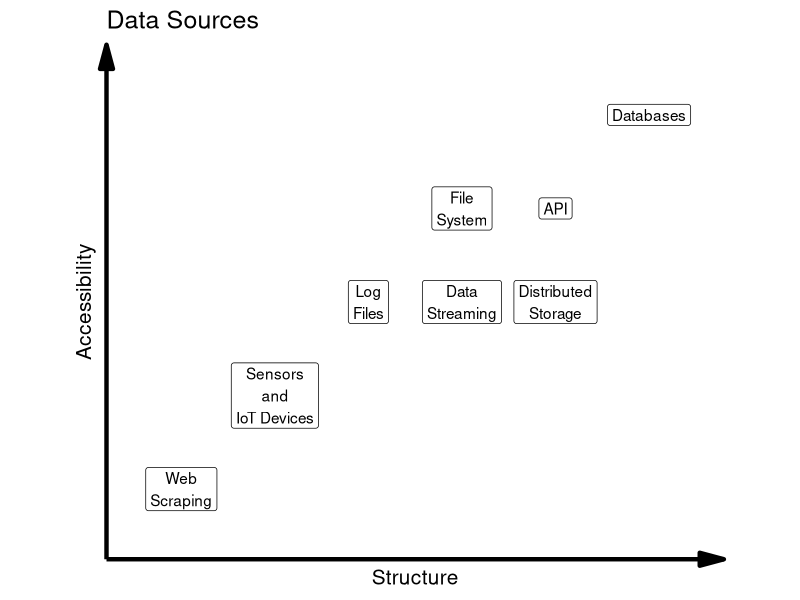

The R source for this figure:
## ---- chunk 1
#| label: setup
#| include: false

library(tidyverse)
library(ggthemes)
library(here)

## ---- chunk 2
#| fig-asp: 0.55
#| 
sources <- data.frame(
  Source = c("Databases", "API", "Distributed\nStorage", "File\nSystem", 
             "Data\nStreaming", "Log\nFiles", "Sensors\nand\nIoT Devices", "Web\nScraping"),
  Structured_Data = c(8, 7, 7, 6, 6, 5, 4, 3),
  Accessibility = c(8, 7, 6, 7, 6, 6, 5, 4),
  Balance = c(8, 7, 6.5, 6.5, 6, 5.5, 4.5, 3.5)
)

sources %>% 
  ggplot(
    aes(
      x = Structured_Data,
      y = Accessibility,
      label = Source
    )
  )+
  geom_label()+
  scale_x_continuous(
    limits = c(2.5,8.5),
    labels = NULL
  )+
  scale_y_continuous(
    limits = c(3.5,8.5),
    labels = NULL
  )+
  labs(
    title = "Data Sources",
    x = "Structure",
    y = "Accessibility"
  )+
  coord_equal()+
  theme_minimal(base_size = 15)+
  theme(
    axis.line = 
      element_line(
        arrow = arrow(
          type = "closed",
          angle = 15
        ),
        linewidth = 1.5
        ),
    panel.grid = element_blank(),
    # text = element_text(family = "Bahnschrift")
  )
## ---- chunk 3
#| echo: true
#| output: true

# logs <- readLines(here("data","logfile.txt")) 
# head(logs)

